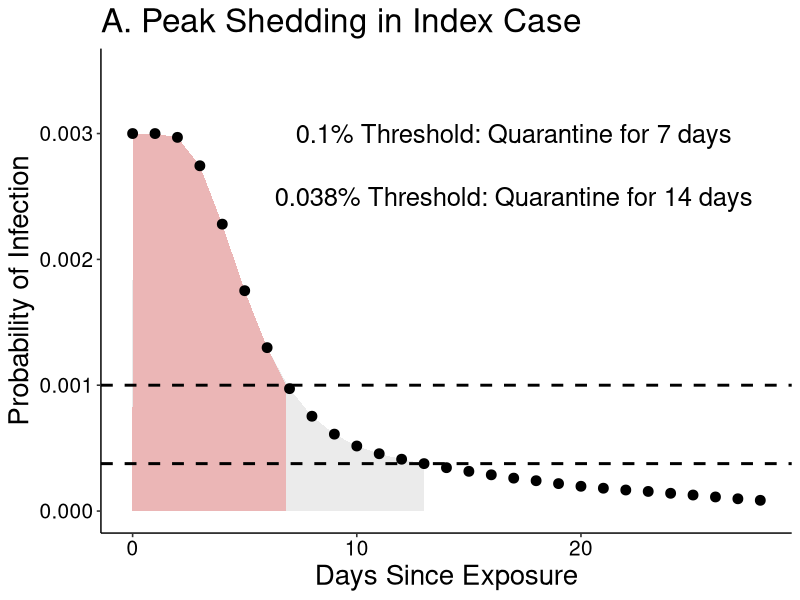
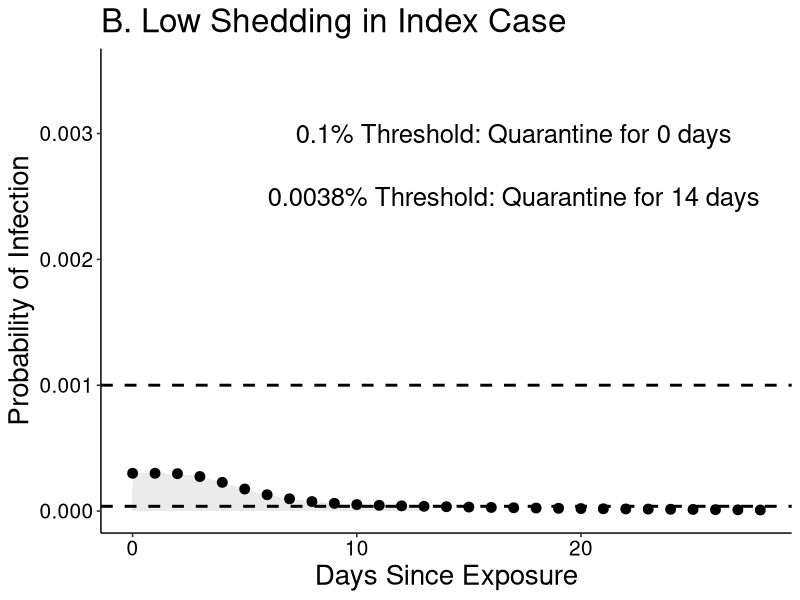
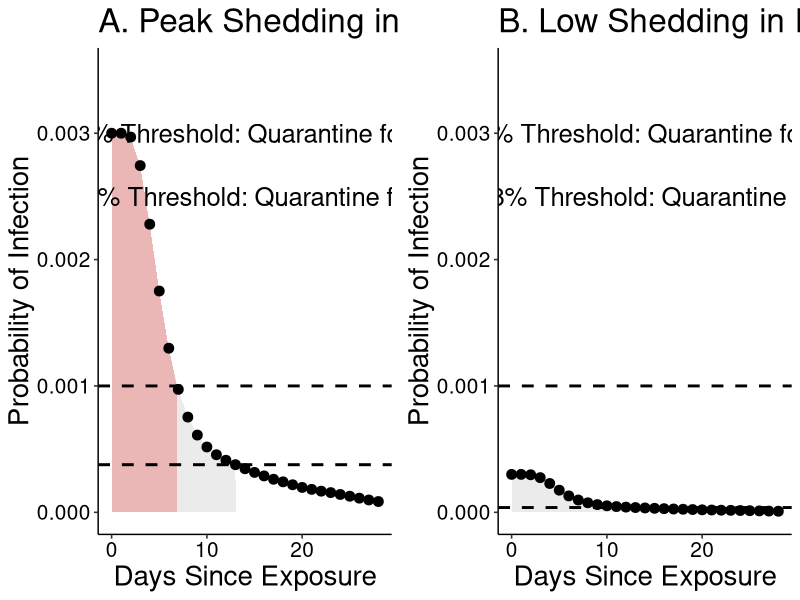
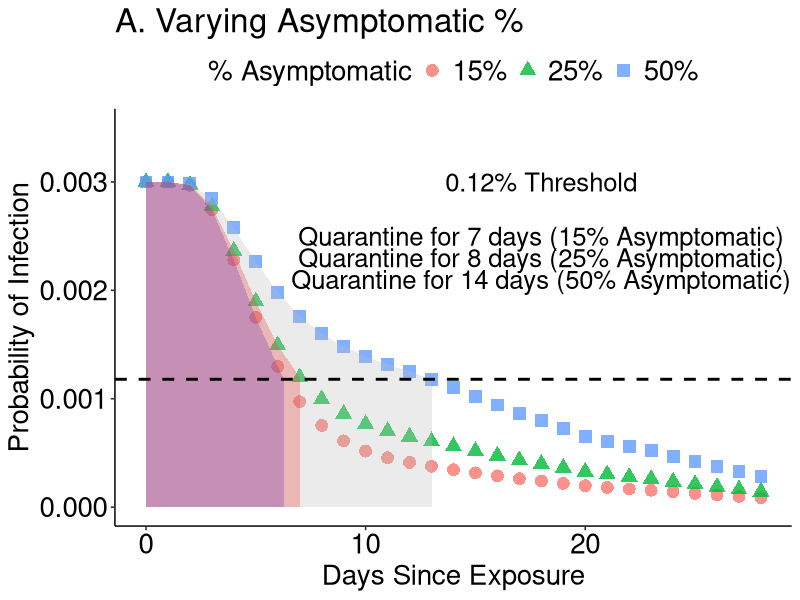
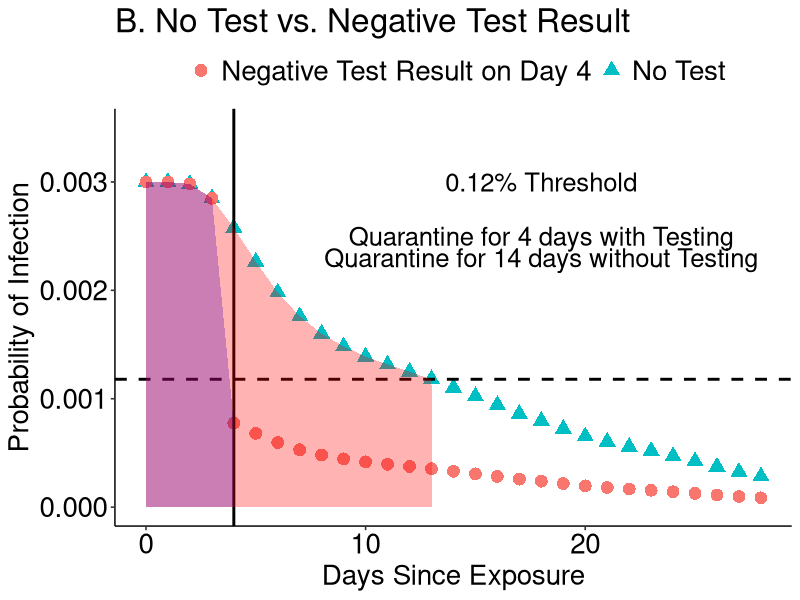
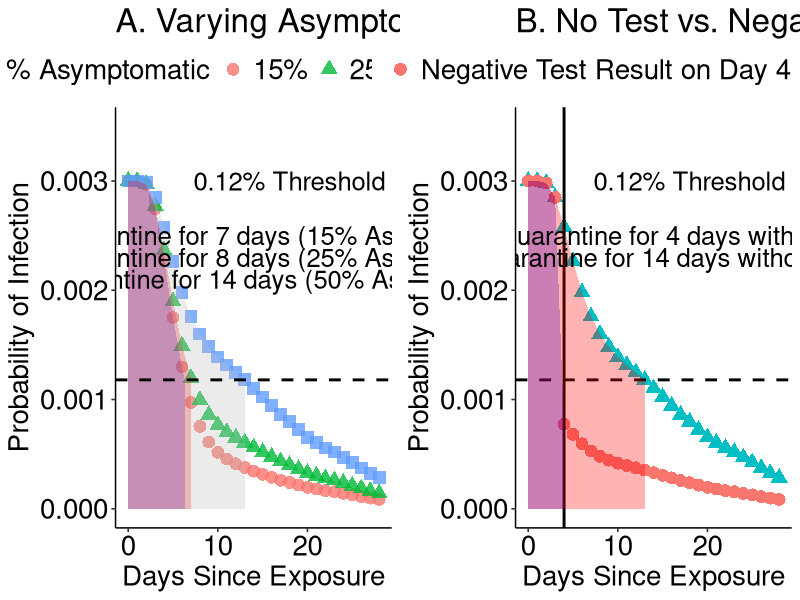

These figures' R source, in order:
#peak shedding in index case

#read in data from logic tables where 1st column
#is the discount on risk of getting sick under ideal testing to find
#asymptomatics as soon as they start shedding and column 2 is the
#probability that asymptomatics have finished shedding (from exposure, shedding
#starts 3 days pre what would be symptom onset)

risk.discount<-read.csv('risk_discount_data.csv')

figure2<-read.csv('figure2_data.csv')


#initial risk

#highest risk individual 15 min close contact
high<-0.003

#lowest risk individual, 15 min close contact
low<-0.0003

risk.start<-c(high,low)

#fraction expected to be asymptomatic
fraction.asymptomatic<-c(0.15,0.25,0.50)

for (j in 1:length(risk.start)){
  
  for (i in 1:length(fraction.asymptomatic)){
    
    combined.discount<-1-(1-fraction.asymptomatic[i])*(1-risk.discount$discount)-fraction.asymptomatic[i]*risk.discount$asymp
    
    risks<-risk.start[j]*combined.discount
    days<-1:length(risks)
    
    if (i==1 & j==1){
      frame<-data.frame(risks=risks,days=days,risk.start=risk.start[j],fraction.asymptomatic=fraction.asymptomatic[i])
    }else{
      frametemp<-data.frame(risks=risks,days=days,risk.start=risk.start[j],fraction.asymptomatic=fraction.asymptomatic[i])
      frame<-rbind(frame,frametemp)
    }
  }
}

frame$days<-frame$days-1

require(ggplot2)
require(ggpubr)

subframe<-frame[frame$fraction.asymptomatic==0.15,]
subframe$quarantine1<-rep(NA,length(subframe$risks))
subframe$quarantine1<-subframe$risks<=0.01
subframe$quarantine2<-rep(NA,length(subframe$risks))
subframe$quarantine2<-subframe$risks<=0.03

#------------------------------------- figure 1 ------------------------------------------------------------

subframe1<-subframe[subframe$risk.start==high & subframe$days<=6,]
tempframe<-data.frame(risks=0.001,days=6.85,risk.start=high,fraction.asymptomatic=0.15,quarantine1=FALSE,quarantine2=FALSE)
subframe1<-rbind(subframe1,tempframe)
subframe3<-subframe[subframe$risk.start==high & subframe$days<=13,]
A<-ggplot(subframe[subframe$risk.start==high,],aes(x=days,y=risks))+
  geom_area(data=subframe1,aes(x = ifelse(days<=6.85 , days, 0)),fill="red",alpha=0.3)+
  geom_area(data=subframe3,aes(x = ifelse(days<=13 , days, 0)),fill="grey",alpha=0.3)+
  geom_point(size=3)+
  geom_hline(yintercept=0.001,linetype="dashed",size=1)+
  geom_hline(yintercept=3.768626e-04,linetype="dashed",size=1)+
  scale_colour_discrete(name="Scenario",labels=c("Peak Shedding in Index Case","Low Shedding in Index Case"))+
  scale_x_continuous(name="Days Since Exposure")+
  scale_y_continuous(name="Probability of Infection",limits = c(0, 0.0035))+
  annotate("text",x=17,y=0.0030,label="0.1% Threshold: Quarantine for 7 days",size=6.5)+
  annotate("text",x=17,y=0.0025,label="0.038% Threshold: Quarantine for 14 days",size=6.5)+
  theme_pubr()+theme(axis.title.x = element_text(size=20),axis.title.y = element_text(size=20),title = element_text(size=20),
                     axis.text=element_text(size=15))+
  ggtitle("A. Peak Shedding in Index Case")
A

subframe5<-subframe[subframe$risk.start==low & subframe$days<=13,]
B<-ggplot(subframe[subframe$risk.start==low,],aes(x=days,y=risks))+
  geom_area(data=subframe5,aes(x = ifelse(days<=13 , days, 0)),fill="grey",alpha=0.3)+
  geom_point(size=3)+
  geom_hline(yintercept=0.001,linetype="dashed",size=1)+
  geom_hline(yintercept=3.768626e-05,linetype="dashed",size=1)+
  scale_colour_discrete(name="Scenario",labels=c("Peak Shedding in Index Case","Low Shedding in Index Case"))+
  scale_x_continuous(name="Days Since Exposure")+
  scale_y_continuous(name="Probability of Infection",limits = c(0, 0.0035))+
  annotate("text",x=17,y=0.0030,label="0.1% Threshold: Quarantine for 0 days",size=6.5)+
  annotate("text",x=17,y=0.0025,label="0.0038% Threshold: Quarantine for 14 days",size=6.5)+
  theme_pubr()+theme(axis.title.x = element_text(size=20),axis.title.y = element_text(size=20),title=element_text(size=20),
                     axis.text=element_text(size=15))+
  ggtitle("B. Low Shedding in Index Case")
B
windows()
ggarrange(A,B)



#------------------------------------ figure 2 -------------------------------------------------------------

subframe6<-frame[frame$risk.start==high & frame$days<=6 & frame$fraction.asymptomatic==0.15,]
tempframe<-data.frame(risks=1.179622e-03,days=6.3,risk.start=high,fraction.asymptomatic=0.15)
subframe6<-rbind(subframe6,tempframe)

subframe7<-frame[frame$risk.start==high & frame$days<=7 & frame$fraction.asymptomatic==0.25,]

subframe8<-frame[frame$risk.start==high & frame$days<=13 & frame$fraction.asymptomatic==0.5,]

A.2<-ggplot(frame[frame$risk.start==high,],aes(x=days,y=risks))+
  geom_point(aes(shape=as.character(fraction.asymptomatic),colour=as.character(fraction.asymptomatic)),size=4,alpha=0.8)+
  geom_area(data=subframe6,aes(x = ifelse(days<=6.3 , days, 0)),fill="blue",alpha=0.3)+
  geom_area(data=subframe7,aes(x = ifelse(days<=7 , days, 0)),fill="red",alpha=0.3)+
  geom_area(data=subframe8,aes(x = ifelse(days<=13 , days, 0)),fill="grey",alpha=0.3)+
  scale_shape_discrete(name="% Asymptomatic",labels=c("15%", "25%", "50%"))+
  scale_colour_discrete(name="% Asymptomatic",labels=c("15%", "25%", "50%"))+
  scale_x_continuous(name="Days Since Exposure")+
  scale_y_continuous(name="Probability of Infection",limits = c(0, 0.0035))+
  geom_hline(yintercept=1.179622e-03,linetype="dashed",size=1)+
  annotate("text",x=18,y=0.0030,label="0.12% Threshold",size=6.5)+
  annotate("text",x=18,y=0.0025,label="Quarantine for 7 days (15% Asymptomatic)",size=6.5)+
  annotate("text",x=18,y=0.0023,label="Quarantine for 8 days (25% Asymptomatic)",size=6.5)+
  annotate("text",x=18,y=0.0021,label="Quarantine for 14 days (50% Asymptomatic)",size=6.5)+
  theme_pubr()+theme(axis.title.x = element_text(size=20),axis.title.y = element_text(size=20),
                     legend.text = element_text(size=20), legend.title=element_text(size=20),
                     axis.text=element_text(size=20),title=element_text(size=20))+
  ggtitle("A. Varying Asymptomatic %")

windows()
A.2

#negative test scenario
days<-c(frame$days[frame$risk.start==high & frame$fraction.asymptomatic==0.5],figure2$Days)
risks<-c(frame$risks[frame$risk.start==high & frame$fraction.asymptomatic==0.5],figure2$Risktest)
type<-c(rep("No test",length(frame$days[frame$risk.start==high & frame$fraction.asymptomatic==0.5])),
        rep("Negative Test Result",length(figure2$Days)))
frame2<-data.frame(days=days,risks=risks,type=type)


subframe9<-frame2[frame2$type=="Negative Test Result" & frame2$days<=4,]
subframe10<-frame2[frame2$type=="No test" & frame2$days<=13,]

windows()
B.2<-ggplot(data=frame2)+geom_point(aes(x=days,y=risks,group=type,colour=type,shape=type),size=4)+
    geom_hline(yintercept=1.179622e-03,linetype="dashed",size=1)+
    geom_vline(xintercept=4,linetype="solid",size=1)+
    geom_area(data=subframe9,aes(x = ifelse(days<=4 , days, 0),y=risks),fill="blue",alpha=0.3)+
    geom_area(data=subframe10,aes(x = ifelse(days<=13 , days, 0),y=risks),fill="red",alpha=0.3)+
    theme_pubr()+theme(axis.title.x = element_text(size=20),axis.title.y = element_text(size=20),
                   legend.text = element_text(size=20), legend.title=element_text(size=20),
                   axis.text=element_text(size=20),title=element_text(size=20))+
    annotate("text",x=18,y=0.0030,label="0.12% Threshold",size=6.5)+
    annotate("text",x=18,y=0.0025,label="Quarantine for 4 days with Testing",size=6.5)+
    annotate("text",x=18,y=0.0023,label="Quarantine for 14 days without Testing",size=6.5)+
    scale_colour_discrete(name="",labels=c("Negative Test Result on Day 4","No Test"))+
    scale_shape_discrete(name="",labels=c("Negative Test Result on Day 4","No Test"))+
    scale_x_continuous(name="Days Since Exposure")+
    scale_y_continuous(name="Probability of Infection",limits = c(0, 0.0035))+
    ggtitle("B. No Test vs. Negative Test Result")


windows()
B.2

windows()
ggarrange(A.2,B.2)
